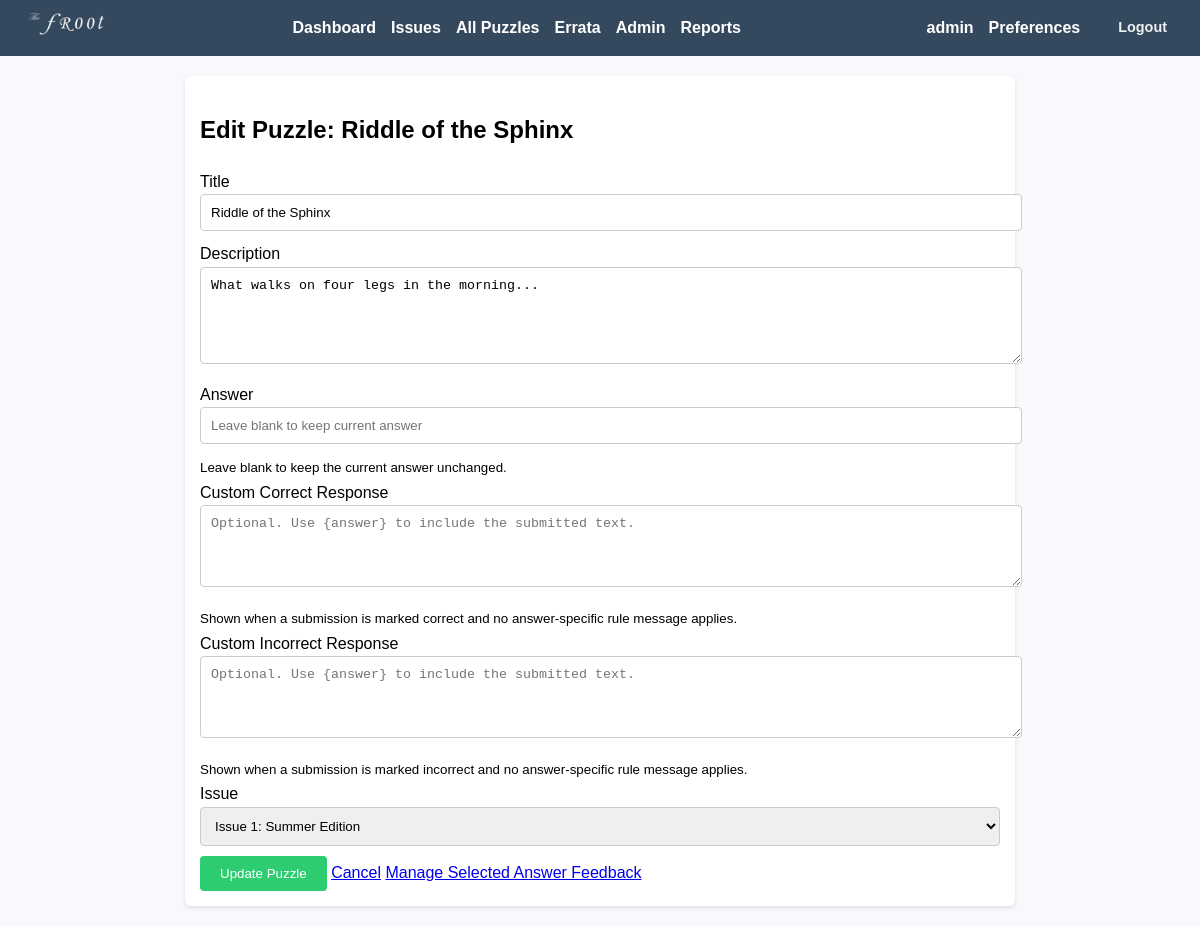
The page /admin/edit_puzzle/1 (signed in) on the database its author committed.
### app/models.py (models this page shows, shortened)
class User(UserMixin, db.Model):
    id = db.Column(db.Integer, primary_key=True)
    username = db.Column(db.String(150), unique=True, nullable=False)
    email = db.Column(db.String(150), unique=True, nullable=False)
    display_name = db.Column(db.String(150), nullable=True)
    password_hash = db.Column(db.String(200), nullable=False)
    is_admin = db.Column(db.Boolean, default=False)
    email_notifications = db.Column(db.Boolean, default=True)
    notify_new_issues = db.Column(db.Boolean, default=True)
    notify_new_hints = db.Column(db.Boolean, default=True)
    submissions = db.relationship('Submission', backref='user', lazy=True)

class Puzzle(db.Model):
    id = db.Column(db.Integer, primary_key=True)
    title = db.Column(db.String(200), nullable=False)
    description = db.Column(db.Text, nullable=False)
    answer_hash = db.Column(db.String(200), nullable=False)
    correct_response = db.Column(db.Text, nullable=True)
    incorrect_response = db.Column(db.Text, nullable=True)
    created_at = db.Column(db.DateTime, default=lambda: datetime.now(timezone.utc))
    issue_id = db.Column(db.Integer, db.ForeignKey('issue.id'), nullable=True)
    hints = db.relationship('Hint', backref='puzzle', lazy=True)
    submissions = db.relationship('Submission', backref='puzzle', lazy=True)
    response_rules = db.relationship('PuzzleAnswerRule', backref='puzzle', lazy=True, cascade='all, delete-orphan')

### app/routes.py (the view, shortened to what this page needs)
@admin_bp.route('/edit_puzzle/<int:puzzle_id>', methods=['GET', 'POST'])
@login_required
@admin_required
def edit_puzzle(puzzle_id):
    puzzle = Puzzle.query.get_or_404(puzzle_id)
    form = PuzzleForm(obj=puzzle)
    form.issue_id.choices = [(0, '-- No Issue --')] + [
        (i.id, i.title) for i in Issue.query.order_by(Issue.id).all()
    ]
    if request.method == 'GET':
        form.issue_id.data = puzzle.issue_id if puzzle.issue_id else 0
        form.answer.data = ''
    return render_template('admin_edit_puzzle.html', form=form, puzzle=puzzle)

### app/forms.py
class PuzzleForm(FlaskForm):
    title = StringField('Title', validators=[DataRequired()])
    description = TextAreaField('Description', validators=[DataRequired()])
    answer = StringField('Answer', validators=[Optional()])
    correct_response = TextAreaField('Custom Correct Response', validators=[Optional(), Length(max=2000)])
    incorrect_response = TextAreaField('Custom Incorrect Response', validators=[Optional(), Length(max=2000)])
    issue_id = SelectField('Issue', coerce=int)
    submit = SubmitField('Create Puzzle')

### app/admin_utils.py (called while the page is built)
def admin_required(f):
    @wraps(f)
    def decorated_function(*args, **kwargs):
        if not current_user.is_authenticated or not current_user.is_admin:
            abort(403)
        return f(*args, **kwargs)
    return decorated_function

### app/templates/admin_edit_puzzle.html (shortened to what this page needs)
{% extends "base.html" %}
{% block content %}
<h2>Edit Puzzle: {{ puzzle.title }}</h2>
<form method="POST">
    <div>
        {{ form.title.label }}
        {{ form.title() }}
    </div>
    <div>
        {{ form.description.label }}
        {{ form.description(rows=5) }}
    </div>
    <div>
        {{ form.answer.label }}
        {{ form.answer(placeholder="Leave blank to keep current answer") }}
        <small>Leave blank to keep the current answer unchanged.</small>
    </div>
    <div>
        {{ form.correct_response.label }}
        {{ form.correct_response(rows=4, placeholder="Optional. Use {answer} to include the submitted text.") }}
        <small>Shown when a submission is marked correct and no answer-specific rule message applies.</small>
    </div>
    <div>
        {{ form.incorrect_response.label }}
        {{ form.incorrect_response(rows=4, placeholder="Optional. Use {answer} to include the submitted text.") }}
        <small>Shown when a submission is marked incorrect and no answer-specific rule message applies.</small>
    </div>
    <div>
        {{ form.issue_id.label }}
        {{ form.issue_id() }}
    </div>
    <div>
        <input type="submit" value="Update Puzzle">
        <a href="{{ url_for('admin.puzzle_list') }}">Cancel</a>
        <a href="{{ url_for('admin.puzzle_response_rules', puzzle_id=puzzle.id) }}">Manage Selected Answer Feedback</a>
    </div>
</form>
{% endblock %}

### app/templates/base.html (shortened to what this page needs)
<!DOCTYPE html>
<html>
<head>
    <link rel="stylesheet" href="{{ url_for('static', filename='style.css') }}">
</head>
<body>
  <nav>
    <div class="nav-content">
      <div class="nav-logo">
        <img src="{{ url_for('static', filename='img/logo.png') }}" alt="Logo">
      </div>
      <div class="nav-links">
        {% if current_user.is_authenticated %}
            <a href="{{ url_for('puzzle.user_dashboard') }}">Dashboard</a>
            <a href="{{ url_for('puzzle.list_issues') }}">Issues</a>
            <a href="{{ url_for('puzzle.list_puzzles') }}">All Puzzles</a>
            <a href="{{ url_for('puzzle.errata_list') }}">Errata</a>
            {% if current_user.is_admin %}
                <a href="{{ url_for('admin.dashboard') }}">Admin</a>
                <a href="{{ url_for('admin.reports_index') }}">Reports</a>
            {% endif %}
        {% else %}
            <a href="{{ url_for('main.index') }}">Home</a>
            <a href="{{ url_for('puzzle.errata_list') }}">Errata</a>
            <a href="{{ url_for('auth.login') }}">Login</a>
            <a href="{{ url_for('auth.register') }}">Register</a>
        {% endif %}
      </div>
      {% if current_user.is_authenticated %}
        <div class="user-profile">
          <div class="user-info">
            <span class="user-name">{{ current_user.username }}</span>
            <a href="{{ url_for('auth.preferences') }}" class="preferences-link">Preferences</a>
            <a href="{{ url_for('auth.logout') }}" class="logout-link">Logout</a>
          </div>
        </div>
      {% endif %}
    </div>
</nav>
  <div class="container">
        {% block content %}{% endblock %}
    </div>
</body>
</html>

### app/static/style.css (style rules this page uses)
body { font-family: Arial, sans-serif; background-color: #f7f9fc; margin: 0; padding: 0; line-height: 1.6; }
nav { background-color: #34495e; padding: 10px; color: white; }
.nav-content { display: flex; justify-content: space-between; align-items: center; gap: 20px; }
.nav-links { display: flex; align-items: center; }
nav a { color: white; margin-right: 15px; text-decoration: none; font-weight: bold; }
.nav-logo img { height: 28px; width: auto; }
.user-profile { display: flex; align-items: center; }
.user-info { display: flex; align-items: center; gap: 15px; }
.user-name { color: white; font-weight: bold; }
.logout-link { color: #ecf0f1; text-decoration: none; font-size: 0.9em; padding: 4px 8px; border-radius: 4px; transition: background-color 0.3s ease; }
.container { max-width: 800px; margin: 20px auto; padding: 15px; background-color: white; border-radius: 6px; box-shadow: 0 2px 5px rgba(0, 0, 0, 0.1); }
form input[type="text"], form textarea, form input[type="email"], form input[type="password"], form select { width: 100%; padding: 10px; margin-bottom: 10px; border: 1px solid #ccc; border-radius: 4px; }
form input[type="submit"], form button { padding: 10px 20px; background-color: #2ecc71; color: white; border: none; border-radius: 4px; cursor: pointer; }

### rows shown on the page
User: username "admin"
Puzzle: title "Riddle of the Sphinx", description "What walks on four legs in the morning...", issue_id "Issue 1: Summer Edition"
